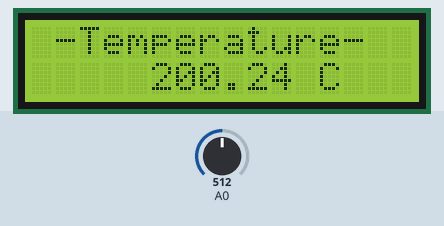
Bench run of a sketch on a simulated Arduino Uno, built with avr-gcc and run on an emulated ATmega328P. Parts: 16×2 character LCD. The inputs (shaded band) are chosen by the test bench; at power-on: A0 = 512.

Above: at 1.2 s.
1.3 s: A0 set to 316
At 3.3 s:
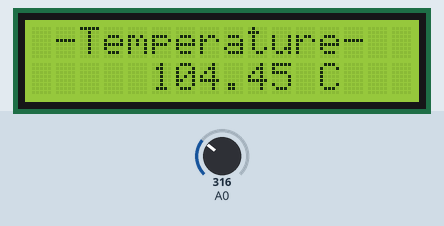
3.6 s: A0 set to 294
At 5.3 s:
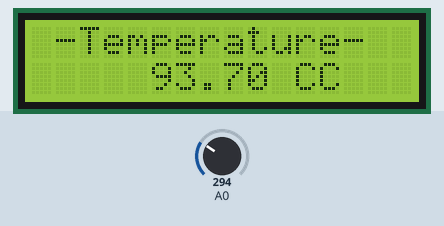
5.6 s: A0 set to 133
At 7.3 s:
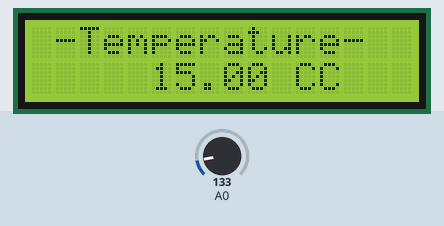
7.6 s: A0 set to 114
At 9.6 s:
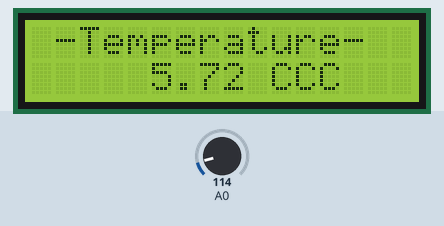
Timing chart, 0 to 10.6 s (numbered marks = the images above; inputs shaded):
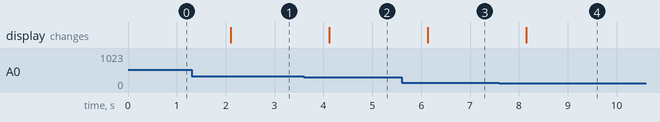

Measured:
- the behaviour switches between 307 and 306 on A0 (found by bisection; images 1 and 2)
- the behaviour switches between 123 and 122 on A0 (found by bisection; images 3 and 4)
- after the input at 1.3 s, the display: changes after 0.80 s (image 1)
- after the input at 3.6 s, the display: changes after 0.52 s (image 2)
- after the input at 5.6 s, the display: changes after 0.54 s (image 3)
- after the input at 7.6 s, the display: changes after 0.55 s (image 4)

The sketch:

02.ino
```cpp
#include <LiquidCrystal_I2C.h>

LiquidCrystal_I2C lcd(0x27, 16, 2);

void setup() {
  lcd.init();
  lcd.backlight();

  lcd.setCursor(1, 0);
  lcd.print("-Temperature-");
}
void loop() {
  int sensorValue = analogRead(A0);
  float voltage = sensorValue * (5.0 / 1023.0); // แปลงค่า Analog เป็น Voltage
  float temperatureC = (voltage - 0.5) * 100; // แปลง Voltage เป็น อุณหภูมิ (Celsius)

  lcd.setCursor(5, 1);
  lcd.print(temperatureC);
  lcd.print(" C");

  delay(1000);
}
```
